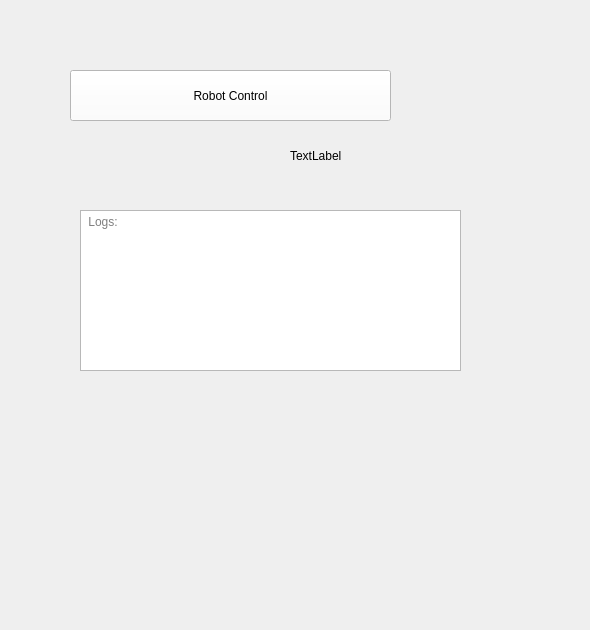
   <widget class="QWidget" name="tab_4">
    <attribute name="title">
     <string>Robot</string>
    </attribute>
    <widget class="QPushButton" name="pushButton_43">
     <property name="geometry">
      <rect>
       <x>70</x>
       <y>70</y>
       <width>321</width>
       <height>51</height>
      </rect>
     </property>
     <property name="styleSheet">
      <string notr="true">background-color: rgb(255, 255, 255);
border-color: rgb(37, 99, 235);
font: 11pt &quot;Sitka&quot;;
color: rgb(0, 0, 0);

</string>
     </property>
     <property name="text">
      <string>Robot Control</string>
     </property>
    </widget>
    <widget class="QTextEdit" name="logOutput">
     <property name="geometry">
      <rect>
       <x>80</x>
       <y>210</y>
       <width>381</width>
       <height>161</height>
      </rect>
     </property>
     <property name="readOnly">
      <bool>true</bool>
     </property>
     <property name="placeholderText">
      <string> Logs:</string>
     </property>
    </widget>
    <widget class="QLabel" name="guidingNameLabel">
     <property name="geometry">
      <rect>
       <x>90</x>
       <y>140</y>
       <width>161</width>
       <height>41</height>
      </rect>
     </property>
     <property name="text">
      <string/>
     </property>
    </widget>
    <widget class="QLabel" name="label_5">
     <property name="geometry">
      <rect>
       <x>420</x>
       <y>580</y>
       <width>161</width>
       <height>41</height>
      </rect>
     </property>
     <property name="text">
      <string/>
     </property>
    </widget>
    <widget class="QLabel" name="guidingPositionLabel">
     <property name="geometry">
      <rect>
       <x>290</x>
       <y>130</y>
       <width>241</width>
       <height>51</height>
      </rect>
     </property>
     <property name="text">
      <string>TextLabel</string>
     </property>
    </widget>
   </widget>
